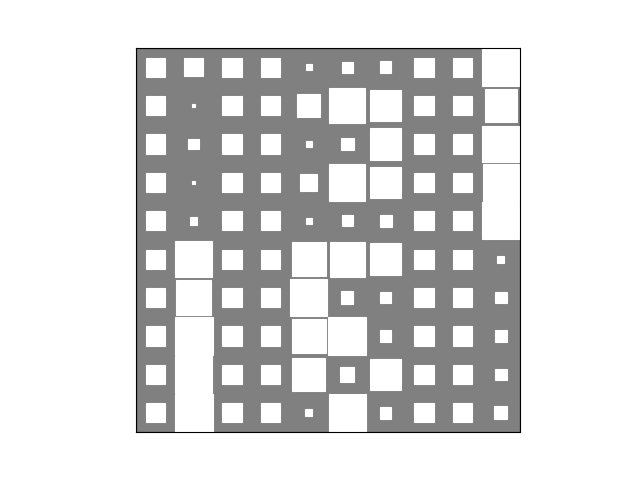

Reproduce this figure in Python.
import numpy
numpy.random.seed(1)
p0 = [0.1, 0.9, 0.1, 0.9, 0.1, 0.9, 0.1, 0.9, 0.1, 0.9]
p1 = [0.1, 0.1, 0.1, 0.1, 0.1, 0.9, 0.9, 0.9, 0.9, 0.9]
p2 = [0.9, 0.9, 0.9, 0.9, 0.9, 0.1, 0.1, 0.1, 0.1, 0.1]
import numpy as np
p = np.array([p0, p1, p2])
from bayespy.utils import random
z = random.categorical([1/3, 1/3, 1/3], size=100)
x = random.bernoulli(p[z])
N = 100
D = 10
K = 10
from bayespy.nodes import Categorical, Dirichlet
R = Dirichlet(K*[1e-5],
              name='R')
Z = Categorical(R,
                plates=(N,1),
                name='Z')
from bayespy.nodes import Beta
P = Beta([0.5, 0.5],
         plates=(D,K),
         name='P')
from bayespy.nodes import Mixture, Bernoulli
X = Mixture(Z, Bernoulli, P)
from bayespy.inference import VB
Q = VB(Z, R, X, P)
P.initialize_from_random()
X.observe(x)
Q.update(repeat=1000)
import bayespy.plot as bpplt
bpplt.hinton(P)
bpplt.pyplot.show()
